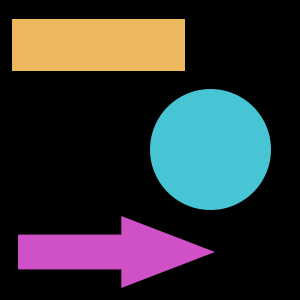
#> input picture exercices/more_shapes_example.png, 300 x 300 px
$ python exemple.py --input exercices/more_shapes_example.png --output out.png
#> lines starting #> are read from the running program, lines starting #| are printed output that depends on the picture; after the words box and inside, x2 and y2 are one past the last pixel; in counts of white or black regions, pixels touching at a corner belong together
# import necessary packages
import cv2
import argparse

# create the argument parser and parse the arguments.
# allow the user to indicate paths in command line
ap = argparse.ArgumentParser()
ap.add_argument("-i", "--input", required=True, help="the input image on which we will draw")
ap.add_argument("-o", "--output", required=True, help="image name and location for saving")
args = vars(ap.parse_args())

# load the image
image = cv2.imread(args["input"])
#> image is the input picture: shape (300, 300, 3); mean B, G, R 51.9, 49.8, 48.8

# write some text at the center of the image
(h, w) = image.shape[:2]
#> h = 300; w = 300
cv2.putText(image, "Hello world", (w//2 - 30, h//2), cv2.FONT_HERSHEY_SIMPLEX, 0.5, (0,255,0), 2)
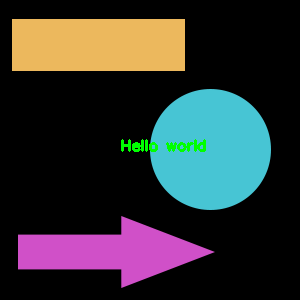
#> image: shape (300, 300, 3); 0.62% of pixels changed, all inside (x1, y1, x2, y2) = (121, 139, 206, 152)

# cv2.putText(image, label, (coordX, coordY), font, fontScale, (B, G, R), thickness)
# Warning : color space is BGR

# display the image
cv2.imshow("Exemple", image)
cv2.waitKey(0) # <---- else the script will end imediately and close the window

# save the image
cv2.imwrite(args["output"], image)

$ run again, on exercices/shapes_example.png
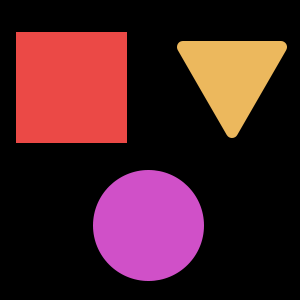
#> input picture exercices/shapes_example.png, 300 x 300 px
#> image is the input picture: shape (300, 300, 3); mean B, G, R 37.3, 31, 70.4
#> `cv2.putText(image, "Hello world", (w//2 - 30, h//2), cv2.FONT_HERSHEY_..`:
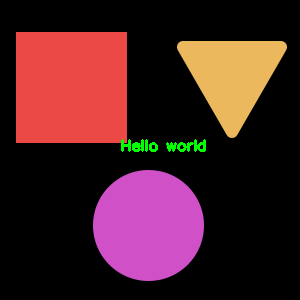
#> image: shape (300, 300, 3); 0.62% of pixels changed, all inside (x1, y1, x2, y2) = (121, 139, 206, 152)
